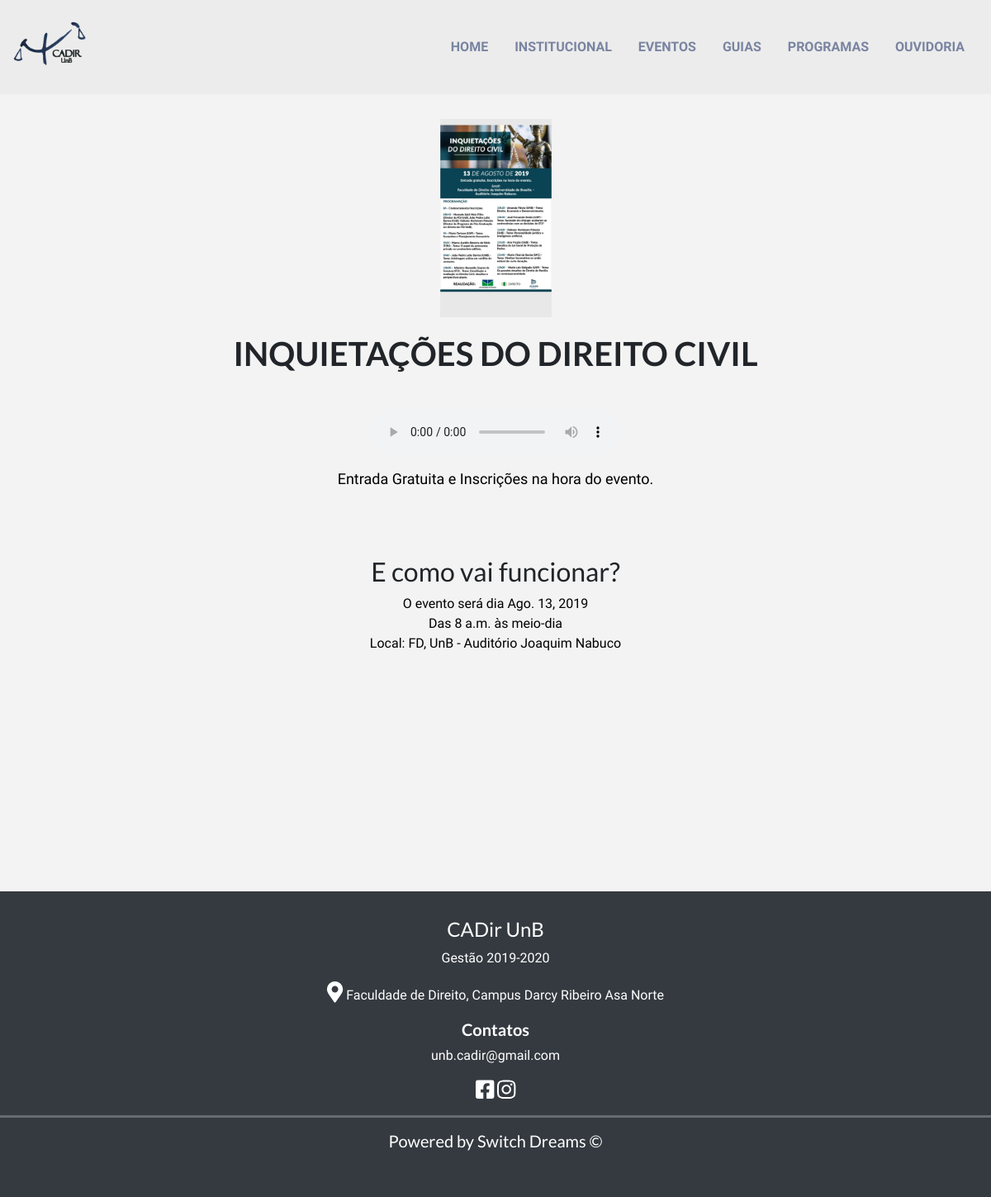
The page /eventos/4 on the database its author committed.
### eventos/models.py (models this page shows, shortened)
class Evento(models.Model):
    title = models.CharField('Títutlo', max_length=60)
    desc = models.TextField('Descrição')
    local = models.CharField('Local', max_length=60, default='FD, UnB')
    start_day = models.DateField('Dia em que o Evento começa')
    end_day = models.DateField('Dia em que o Evento Acaba')
    isAllDay = models.BooleanField('É o dia inteiro?')
    start = models.TimeField('Horário de começo', help_text='Caso o Evento seja o dia inteiro coloque qualquer horário')
    end = models.TimeField('Horário de término', help_text='Caso o Evento seja o dia inteiro coloque qualquer horário',
                           blank=True, null=True)
    show_img = models.ImageField('show_img', upload_to='evento_show_img', default='CADir_logo.png', blank=True)
    more_info_img = models.ImageField('Foto com mais informações', upload_to='evento_more_info', blank=True,
                                      help_text='Caso o evento tenha um pdf/foto com mais informações')
    class Meta:
        verbose_name_plural = 'Eventos'
        verbose_name = 'Evento'

### eventos/views.py (the view)
# urls.py: path('<int:pk>', views.show, name='show')
def show(request, **kwargs):
    template_name = 'eventos_show.html'
    context = {
        "Evento": Evento.objects.filter(id=int(kwargs['pk'])).get()
    }
    return render(request, template_name, context)

### eventos/templates/eventos_show.html (shortened to what this page needs)
{% extends 'base.html' %}
{% load static %}
{% load bleach_tags %}
{% block content %}
    <div class="container padding">
        <div class="jumbotron">
            <div class="container text-center">
                {% if Evento.show_img %}
                    <img src="{% get_media_prefix %}{{ Evento.show_img }}" class="img-fluid rlx-bro">
                {% endif %}
            </div>
            <h1 class="text-center font-weight-bold"> {{ Evento.title }} </h1>
            <div class="py-3">
                <audio controls style="margin: 0 auto; display: block;">
                    <source src="{% get_media_prefix %}audio/eventos/{{ Evento.id }}.mp3" type="audio/mpeg">
                </audio>
            </div>
            <p class="text-center">{{ Evento.desc }}</p>
            <div class="container">
                <div class="jumbotron">
                    <div class="text-center">
                        <h2>E como vai funcionar?</h2>
                        <ul class="list-group" style="list-style: none">
                            {% if Evento.start_day == Evento.end_day %}
                                <li>O evento será dia {{ Evento.start_day }}</li>
                            {% else %}
                                <li>O evento será de {{ Evento.start_day }} até {{ Evento.end_day }}</li>
                            {% endif %}
                            {% if Evento.isAllDay %}
                                <li> O dia todo</li>
                            {% else %}
                                {% if Evento.end %}
                                    <li>Das {{ Evento.start }} às {{ Evento.end|default_if_none:"não informado" }}</li>
                                {% else %}
                                    <li>Começa às {{ Evento.start }}</li>
                                {% endif %}
                            {% endif %}
                            <li>Local: {{ Evento.local }}</li>
                        </ul>
                    </div>
                </div>
            </div>
        </div>
    </div>
{% endblock %}

### static/css/main_page.css (style rules this page uses)
:root { --cadir-blue-faded: #3c5a8c; --cadir-blue: #001652; --bg-white: #f3f3f3; --bg-white-nav: #ececec; }
li { font-family: 'Roboto Condensed', sans-serif; color: black; }
p { font-family: 'Roboto Condensed', sans-serif; color: black; }
h1, h2, h3, h4, h5, h6 { font-family: 'Lato', sans-serif; }
.padding { padding: 80px 0; }

### static/css/programas.css (style rules this page uses)
:root { --cadir-blue-faded: #3c5a8c; --cadir-blue: #001652; --bg-white: #f3f3f3; --bg-white-nav : #ececec; }
h1 { padding: 20px 0; text-transform: uppercase; }
.jumbotron { background-color:var(--bg-white); }

### static/css/eventos.css (style rules this page uses)
:root { --cadir-blue-faded: #3c5a8c; --cadir-blue: #001652; --bg-white: #f3f3f3; --bg-white-nav: #ececec; }
.rlx-bro { height: 15rem; }
p.text-center { font-size: 18px; }

### static/css/templates.css (style rules this page uses)
:root { --cadir-blue-faded: #0016527c; --cadir-blue: #001652; --bg-white: #f3f3f3; --bg-white-nav : #ececec; }
html, body { height: 100%; width: 100%; margin: 0; padding: 0; background-color: var(--bg-white); }
body { position: relative; }

### static/css/guias.css (style rules this page uses)
:root { --cadir-blue: #001652; }

### rows shown on the page
Evento: show_img (picture), title "INQUIETAÇÕES DO DIREITO CIVIL", desc "Entrada Gratuita e Inscrições na hora do evento.", start_day "Ago. 13, 2019", start "8 a.m.", end "meio-dia", local "FD, UnB - Auditório Joaquim Nabuco"
